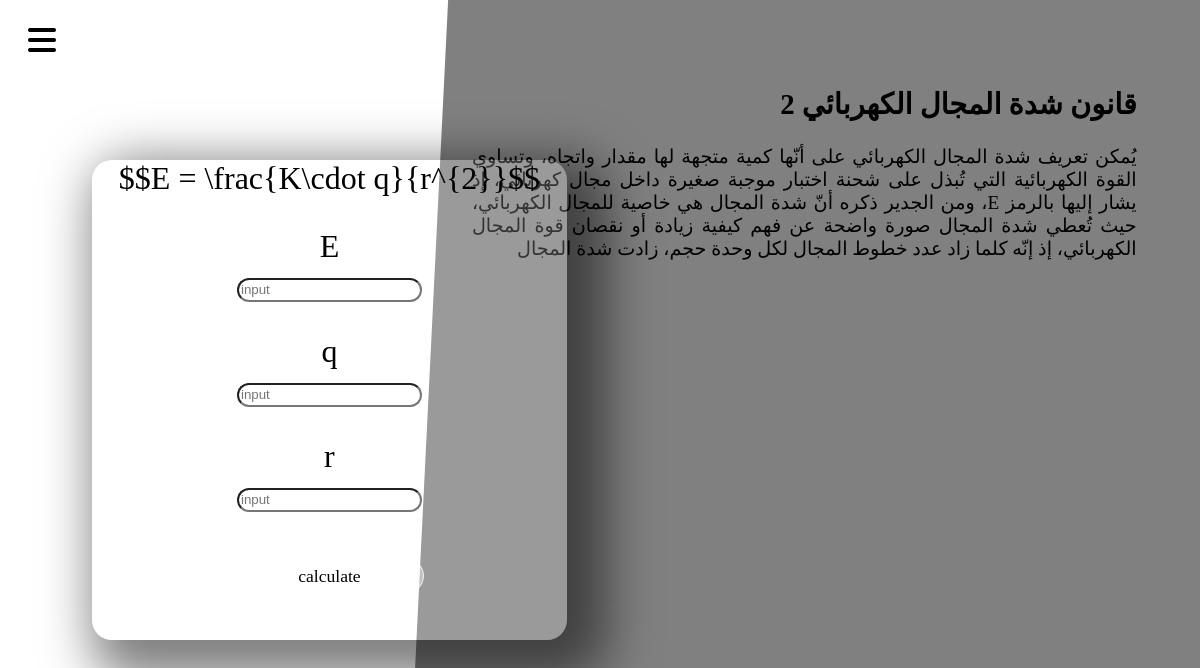
The app's page /calculator/3 with its own data.
### app.py (models this page shows)
class Equation(db.Model):
    id = db.Column(db.Integer, primary_key=True)
    equation = db.Column(db.String(200), nullable=False)
    inputs = db.Column(db.Text, nullable=False)
    latex = db.Column(db.String(200), nullable=False)
    title_en = db.Column(db.String(200), nullable=False)
    title_ar = db.Column(db.String(200), nullable=False)
    info_en = db.Column(db.String(2000), nullable=True)
    info_ar = db.Column(db.String(2000), nullable=True)
    img = db.Column(db.String(500), nullable=True)
    video = db.Column(db.String(400), nullable=True)

### app.py (the view, shortened to what this page needs)
@app.route('/calculator/<int:id>', methods=['POST', 'GET'])
def calculator(id):
    eq = Equation.query.get(id)
    eqs = Equation.query.all()
    return render_template('calculator.html', equation=eq, output={}, equations=eqs)

### app.py (called while the page is built)
@app.before_request
def before_request():
    session.permanent = True
    app.permanent_session_lifetime = timedelta(minutes=50)

### templates/calculator.html (shortened to what this page needs)
{% extends 'base.html' %}
{% block head %}
<link rel="stylesheet" href="/static/calculator.css">
{% endblock %}
{% block body %}
<div class="navbar-part">
    <i class="fas fa-bars menu"></i>
</div>
<div class="body-wrapper">
    <div class="info-wrapper">
        <div class="info">
            <h2 style="text-align: right;">{{ equation.title_ar }}</h2>
            {{ equation.info_ar|safe }}
        </div>
    </div>
    <div class="inputs">
        <form action="/calculator/{{equation.id}}" method="post" name="inputs" id="inputs" onsubmit="return validateForm()">
            <div class="latex">
                {{equation.latex}}
            </div>
            {%- for input in equation.inputs.split(',') %}
            <div class="input-wrapper">
                <label for="{{input}}" class="input-label">{{input}}</label>
                <br>
                <input type="text" placeholder="input" name="{{input}}" class="input" id="{{input}}" value="{{output[input]}}" onkeydown="
                    // try {
                    //     clearTimeout(b)
                    // } catch (error) {
                    // }
                    // b = setTimeout(() => document.forms['inputs'].submit(), 3000)
                ">
                <br>
            </div>
            {%- endfor %}
            <div class="submit" onclick="if(validateForm()){document.getElementById('inputs').submit()}">
                <span>calculate</span>
            </div>
            <div class="spacer" style="height: 1rem; min-height: 1rem;"></div>
        </form>
    </div>
</div>
{% endblock %}

### static/style.css (style rules this page uses)
html, body { height: 100%; margin: 0; padding: 0; font-size: 16px; }
body { --body-bg: rgb(187, 245, 230); transition: background-color 3s; background-color: var(--body-bg); }
.latex { display: inline-block; }

### static/calculator.css (style rules this page uses)
html { box-sizing: border-box; }
*, *::before, *::after { box-sizing: inherit; }
body { --font-size: 2rem; --navbar-width: 7%; padding: 0rem; text-align: center; font-size: var(--font-size); background: url('http://papers.co/wallpaper/papers.co-vg40-polygon-dark-bw-art-graphic-pattern-34-iphone6-plus-wallpaper.jpg') fixed; }
.body-wrapper { --container-height: 100%; height: 100%; display: grid; padding-left: calc(var(--navbar-width) + 0.5rem); grid-template-columns: repeat(7, 1fr); grid-template-rows: repeat(5, 1fr); justify-content: stretch; position: relative; }
.inputs { position: relative; z-index: 2; grid-column: 1 / 4; grid-row: 2 / 5; border-radius: 20px; background-color: rgba(255, 255, 255, 0.2); box-shadow: 20px 20px 50px 20px rgba(0, 0, 0, 0.5); display: flex; flex-direction: column; justify-content: flex-start; overflow: auto; }
.body-wrapper > .inputs { direction: rtl; }
form#inputs { height: 100%; width: 100%; display: flex; flex-direction: column; justify-content: space-between; align-items: center; direction: ltr; }
.info-wrapper { position: relative; grid-column: 3 / -1; grid-row: 1 / -1; z-index: 2; padding: 8%; background-color: gray; clip-path: polygon(5% 0, 100% 0, 100% 100%, 0 100%); overflow: auto; }
.info { background-color: gray; font-size: 1.2rem; text-align: justify; height: max-content; }
.info p { direction: rtl; text-align-last: right; }
.input { border-radius: 5000px; height: 1.5rem; transition: all 0.5s; }
.submit { width: 40%; height: 7%; min-width: 40%; min-height: 7%; border-radius: 150px; background-color: rgba(255, 255, 255, 0.4); border: 1px solid rgba(255, 255, 255, 0.75); font-size: 1.1rem; cursor:pointer; position: relative; overflow: hidden; display: flex; align-items: center; justify-content: center; margin: 1rem 0 0 0; transition: all 0.4s; }
.submit::before { content: ''; width: 100%; height: 100%; background-color: rgba(0, 0, 0, 0.8); position: absolute; left: -100%; top: 0; transition: all 0.4s; }
.submit span { z-index: 3; }
.spacer { width: 50px; }
.navbar-part { --nav-color: rgba(255, 255, 255, 0.7); display: flex; align-items: center; justify-content: center; height: 10%; width: var(--navbar-width); position: fixed; left: 0%; top: 0%; z-index: 15; background-color: var(--nav-color); transition: all 0.4s; }
.navbar-part > i { position: absolute; top: 50%; left: 50%; transform: translate(-50%, -50%); transition: all 0.4s; }

### records on screen
Equation: title_ar "قانون شدة المجال الكهربائي 2", info_ar "يُمكن تعريف شدة المجال الكهربائي على أنّها كمية متجهة لها مقدار واتجاه، وتساوي القوة الكهربائية التي تُبذل على شحنة اختبار موجبة صغيرة داخل مجال كهربائي، إذ يشار إليها بالرمز E، ومن الجدير ذكره أنّ شدة المجال هي خاصية للمجال الكهربائي، حيث تُعطي شدة المجال صورة واضحة عن فهم كيفية زيادة أو نقصان قوة المجال الكهربائي، إذ إنّه كلما زاد عدد خطوط المجال لكل وحدة حجم، زادت شدة المجال", latex "$$E = \\frac{K\\cdot q}{r^{2}}$$"

### other values on screen
{{ input }} "E" "q" "r"
